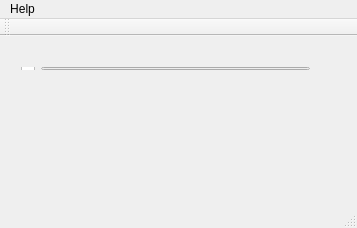
<?xml version="1.0" encoding="UTF-8"?>
<ui version="4.0">
 <class>MainWindow</class>
 <widget class="QMainWindow" name="MainWindow">
  <property name="geometry">
   <rect>
    <x>0</x>
    <y>0</y>
    <width>357</width>
    <height>228</height>
   </rect>
  </property>
  <property name="windowTitle">
   <string>MainWindow</string>
  </property>
  <widget class="QWidget" name="centralWidget">
   <widget class="QWidget" name="layoutWidget">
    <property name="geometry">
     <rect>
      <x>10</x>
      <y>20</y>
      <width>311</width>
      <height>25</height>
     </rect>
    </property>
    <layout class="QHBoxLayout" name="horizontalLayout">
     <item>
      <widget class="QCheckBox" name="onOff">
       <property name="text">
        <string/>
       </property>
      </widget>
     </item>
     <item>
      <widget class="QLineEdit" name="channels"/>
     </item>
    </layout>
   </widget>
   <widget class="QWidget" name="layoutWidget">
    <property name="geometry">
     <rect>
      <x>10</x>
      <y>70</y>
      <width>316</width>
      <height>19</height>
     </rect>
    </property>
    <layout class="QHBoxLayout" name="horizontalLayout_2">
     <item>
      <widget class="QRadioButton" name="ch1">
       <property name="text">
        <string/>
       </property>
      </widget>
     </item>
     <item>
      <widget class="QRadioButton" name="ch2">
       <property name="text">
        <string/>
       </property>
      </widget>
     </item>
     <item>
      <widget class="QRadioButton" name="ch3">
       <property name="text">
        <string/>
       </property>
      </widget>
     </item>
     <item>
      <widget class="QRadioButton" name="ch4">
       <property name="text">
        <string/>
       </property>
      </widget>
     </item>
     <item>
      <widget class="QRadioButton" name="ch5">
       <property name="text">
        <string/>
       </property>
      </widget>
     </item>
    </layout>
   </widget>
  </widget>
  <widget class="QMenuBar" name="menuBar">
   <property name="geometry">
    <rect>
     <x>0</x>
     <y>0</y>
     <width>357</width>
     <height>21</height>
    </rect>
   </property>
   <widget class="QMenu" name="menuHelp">
    <property name="title">
     <string>Help</string>
    </property>
    <addaction name="actionAbout"/>
   </widget>
   <addaction name="menuHelp"/>
  </widget>
  <widget class="QToolBar" name="mainToolBar">
   <attribute name="toolBarArea">
    <enum>TopToolBarArea</enum>
   </attribute>
   <attribute name="toolBarBreak">
    <bool>false</bool>
   </attribute>
  </widget>
  <widget class="QStatusBar" name="statusBar"/>
  <action name="actionAbout">
   <property name="text">
    <string>About</string>
   </property>
  </action>
 </widget>
 <layoutdefault spacing="6" margin="11"/>
 <resources/>
 <connections/>
</ui>
